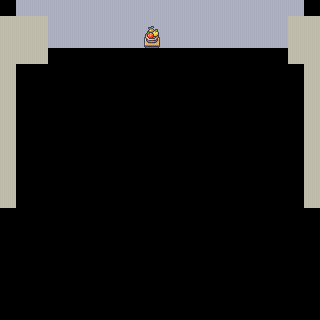

Below is a game level as drawn by its tile map, then a one-line description and the .tmx that defines it (tile-layer data replaced by summaries):
An orthogonal 20x20 tile map with 16x16 px tiles, 2 tile layers (Wall, Interior), 3 hidden layers not drawn, 2 tilesets.

<map version="1.5" tiledversion="1.7.2" orientation="orthogonal" renderorder="right-down" width="20" height="20" tilewidth="16" tileheight="16" infinite="0" nextlayerid="6" nextobjectid="1">
 <editorsettings>
  <export target="../assets/tilemaps/lobby.json" format="json" />
 </editorsettings>
 <tileset firstgid="1" name="Room_Builder_free_16x16" tilewidth="16" tileheight="16" tilecount="391" columns="17">
  <image source="../assets/tilesets/Room_Builder_free_16x16.png" width="272" height="368" />
 </tileset>
 <tileset firstgid="392" name="Interiors_free_16x16" tilewidth="16" tileheight="16" tilecount="1424" columns="16">
  <image source="../assets/tilesets/Interiors_free_16x16.png" width="256" height="1424" />
 </tileset>
 <layer id="1" name="Ground" width="20" height="20" visible="0">
  <data>[400 cells, 317 non-empty, 5 distinct tile ids]</data>
 </layer>
 <layer id="4" name="Wall" width="20" height="20">
  <data>[400 cells, 81 non-empty, 2 distinct tile ids]</data>
 </layer>
 <layer id="3" name="Boundary" width="20" height="20" visible="0">
  <data>[400 cells, 57 non-empty, 9 distinct tile ids]</data>
 </layer>
 <layer id="5" name="Furniture" width="20" height="20" visible="0">
  <data>[400 cells, 74 non-empty, 73 distinct tile ids]</data>
 </layer>
 <layer id="2" name="Interior" width="20" height="20">
  <data>[400 cells, 3 non-empty, 3 distinct tile ids]</data>
 </layer>
</map>
